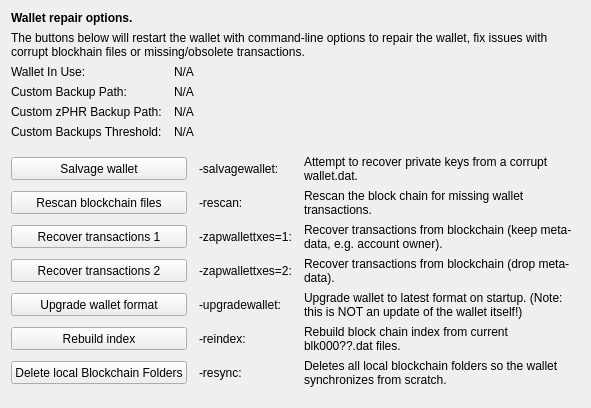
     <widget class="QWidget" name="tab_repair">
      <attribute name="title">
       <string>&amp;Wallet Repair</string>
      </attribute>
      <layout class="QGridLayout" name="gridLayout_4" columnstretch="0,0,0,0">
       <property name="horizontalSpacing">
        <number>12</number>
       </property>
       <item row="0" column="0" colspan="4">
        <widget class="QLabel" name="label_repair_header">
         <property name="font">
          <font>
           <weight>75</weight>
           <bold>true</bold>
          </font>
         </property>
         <property name="text">
          <string>Wallet repair options.</string>
         </property>
        </widget>
       </item>
       <item row="1" column="0" colspan="4">
        <widget class="QLabel" name="label_repair_helptext">
         <property name="font">
          <font>
           <weight>50</weight>
           <bold>false</bold>
          </font>
         </property>
         <property name="text">
          <string>The buttons below will restart the wallet with command-line options to repair the wallet, fix issues with corrupt blockhain files or missing/obsolete transactions.</string>
         </property>
         <property name="wordWrap">
          <bool>true</bool>
         </property>
        </widget>
       </item>
       <item row="2" column="0">
        <widget class="QLabel" name="wallet_path_label">
         <property name="text">
          <string>Wallet In Use:</string>
         </property>
        </widget>
       </item>
       <item row="2" column="1" colspan="3">
        <widget class="QLabel" name="wallet_path">
         <property name="cursor">
          <cursorShape>IBeamCursor</cursorShape>
         </property>
         <property name="text">
          <string>N/A</string>
         </property>
         <property name="textFormat">
          <enum>Qt::PlainText</enum>
         </property>
         <property name="textInteractionFlags">
          <set>Qt::LinksAccessibleByMouse|Qt::TextSelectableByKeyboard|Qt::TextSelectableByMouse</set>
         </property>
        </widget>
       </item>
       <item row="3" column="0">
        <widget class="QLabel" name="wallet_custombackuppath_label">
         <property name="visible">
          <bool>false</bool>
         </property>
         <property name="text">
          <string>Custom Backup Path:</string>
         </property>
        </widget>
       </item>
       <item row="3" column="1" colspan="3">
        <widget class="QLabel" name="wallet_custombackuppath">
         <property name="cursor">
          <cursorShape>IBeamCursor</cursorShape>
         </property>
         <property name="visible">
          <bool>false</bool>
         </property>
         <property name="text">
          <string>N/A</string>
         </property>
         <property name="textFormat">
          <enum>Qt::PlainText</enum>
         </property>
         <property name="textInteractionFlags">
          <set>Qt::LinksAccessibleByMouse|Qt::TextSelectableByKeyboard|Qt::TextSelectableByMouse</set>
         </property>
        </widget>
       </item>
       <item row="4" column="0">
        <widget class="QLabel" name="wallet_customzphrbackuppath_label">
         <property name="visible">
          <bool>false</bool>
         </property>
         <property name="text">
          <string>Custom zPHR Backup Path:</string>
         </property>
        </widget>
       </item>
       <item row="4" column="1" colspan="3">
        <widget class="QLabel" name="wallet_customzphrbackuppath">
         <property name="cursor">
          <cursorShape>IBeamCursor</cursorShape>
         </property>
         <property name="visible">
          <bool>false</bool>
         </property>
         <property name="text">
          <string>N/A</string>
         </property>
         <property name="textFormat">
          <enum>Qt::PlainText</enum>
         </property>
         <property name="textInteractionFlags">
          <set>Qt::LinksAccessibleByMouse|Qt::TextSelectableByKeyboard|Qt::TextSelectableByMouse</set>
         </property>
        </widget>
       </item>
       <item row="5" column="0">
        <widget class="QLabel" name="wallet_custombackupthreshold_label">
         <property name="visible">
          <bool>false</bool>
         </property>
         <property name="text">
          <string>Custom Backups Threshold:</string>
         </property>
        </widget>
       </item>
       <item row="5" column="1" colspan="3">
        <widget class="QLabel" name="wallet_custombackupthreshold">
         <property name="cursor">
          <cursorShape>IBeamCursor</cursorShape>
         </property>
         <property name="visible">
          <bool>false</bool>
         </property>
         <property name="text">
          <string>N/A</string>
         </property>
         <property name="textFormat">
          <enum>Qt::PlainText</enum>
         </property>
         <property name="textInteractionFlags">
          <set>Qt::LinksAccessibleByMouse|Qt::TextSelectableByKeyboard|Qt::TextSelectableByMouse</set>
         </property>
        </widget>
       </item>
       <item row="6" column="0">
        <spacer name="verticalSpacer_repair1">
         <property name="orientation">
          <enum>Qt::Vertical</enum>
         </property>
         <property name="sizeHint" stdset="0">
          <size>
           <width>10</width>
           <height>10</height>
          </size>
         </property>
        </spacer>
       </item>
       <item row="7" column="0" colspan="2">
        <widget class="QPushButton" name="btn_salvagewallet">
         <property name="minimumSize">
          <size>
           <width>100</width>
           <height>23</height>
          </size>
         </property>
         <property name="text">
          <string>Salvage wallet</string>
         </property>
        </widget>
       </item>
       <item row="7" column="2">
        <widget class="QLabel" name="label_repair_salvage_command">
         <property name="text">
          <string notr="true">-salvagewallet:</string>
         </property>
        </widget>
       </item>
       <item row="7" column="3">
        <widget class="QLabel" name="label_repair_salvage">
         <property name="text">
          <string>Attempt to recover private keys from a corrupt wallet.dat.</string>
         </property>
         <property name="wordWrap">
          <bool>true</bool>
         </property>
        </widget>
       </item>
       <item row="8" column="0" colspan="2">
        <widget class="QPushButton" name="btn_rescan">
         <property name="minimumSize">
          <size>
           <width>100</width>
           <height>23</height>
          </size>
         </property>
         <property name="text">
          <string>Rescan blockchain files</string>
         </property>
        </widget>
       </item>
       <item row="8" column="2">
        <widget class="QLabel" name="label_repair_rescan_command">
         <property name="text">
          <string notr="true">-rescan:</string>
         </property>
        </widget>
       </item>
       <item row="8" column="3">
        <widget class="QLabel" name="label_repair_rescan">
         <property name="text">
          <string>Rescan the block chain for missing wallet transactions.</string>
         </property>
         <property name="wordWrap">
          <bool>true</bool>
         </property>
        </widget>
       </item>
       <item row="9" column="0" colspan="2">
        <widget class="QPushButton" name="btn_zapwallettxes1">
         <property name="minimumSize">
          <size>
           <width>100</width>
           <height>23</height>
          </size>
         </property>
         <property name="text">
          <string>Recover transactions 1</string>
         </property>
        </widget>
       </item>
       <item row="9" column="2">
        <widget class="QLabel" name="label_repair_zap1_command">
         <property name="text">
          <string notr="true">-zapwallettxes=1:</string>
         </property>
        </widget>
       </item>
       <item row="9" column="3">
        <widget class="QLabel" name="label_repair_zap1">
         <property name="text">
          <string>Recover transactions from blockchain (keep meta-data, e.g. account owner).</string>
         </property>
         <property name="wordWrap">
          <bool>true</bool>
         </property>
        </widget>
       </item>
       <item row="10" column="0" colspan="2">
        <widget class="QPushButton" name="btn_zapwallettxes2">
         <property name="minimumSize">
          <size>
           <width>100</width>
           <height>23</height>
          </size>
         </property>
         <property name="text">
          <string>Recover transactions 2</string>
         </property>
        </widget>
       </item>
       <item row="10" column="2">
        <widget class="QLabel" name="label_repair_zap2_command">
         <property name="text">
          <string notr="true">-zapwallettxes=2:</string>
         </property>
        </widget>
       </item>
       <item row="10" column="3">
        <widget class="QLabel" name="label_repair_zap2">
         <property name="text">
          <string>Recover transactions from blockchain (drop meta-data).</string>
         </property>
         <property name="wordWrap">
          <bool>true</bool>
         </property>
        </widget>
       </item>
       <item row="11" column="0" colspan="2">
        <widget class="QPushButton" name="btn_upgradewallet">
         <property name="minimumSize">
          <size>
           <width>100</width>
           <height>23</height>
          </size>
         </property>
         <property name="text">
          <string>Upgrade wallet format</string>
         </property>
        </widget>
       </item>
       <item row="11" column="2">
        <widget class="QLabel" name="label_repair_upgrade_command">
         <property name="text">
          <string notr="true">-upgradewallet:</string>
         </property>
        </widget>
       </item>
       <item row="11" column="3">
        <widget class="QLabel" name="label_repair_upgrade">
         <property name="text">
          <string>Upgrade wallet to latest format on startup. (Note: this is NOT an update of the wallet itself!)</string>
         </property>
         <property name="wordWrap">
          <bool>true</bool>
         </property>
        </widget>
       </item>
       <item row="12" column="0" colspan="2">
        <widget class="QPushButton" name="btn_reindex">
         <property name="minimumSize">
          <size>
           <width>100</width>
           <height>23</height>
          </size>
         </property>
         <property name="text">
          <string>Rebuild index</string>
         </property>
        </widget>
       </item>
       <item row="12" column="2">
        <widget class="QLabel" name="label_repair_reindex_command">
         <property name="text">
          <string notr="true">-reindex:</string>
         </property>
        </widget>
       </item>
       <item row="12" column="3">
        <widget class="QLabel" name="label_repair_reindex">
         <property name="text">
          <string>Rebuild block chain index from current blk000??.dat files.</string>
         </property>
         <property name="wordWrap">
          <bool>true</bool>
         </property>
        </widget>
       </item>
       <item row="13" column="0" colspan="2">
        <widget class="QPushButton" name="btn_resync">
         <property name="minimumSize">
          <size>
           <width>100</width>
           <height>23</height>
          </size>
         </property>
         <property name="text">
          <string>Delete local Blockchain Folders</string>
         </property>
        </widget>
       </item>
       <item row="13" column="2">
        <widget class="QLabel" name="label_repair_resync_command">
         <property name="text">
          <string>-resync:</string>
         </property>
        </widget>
       </item>
       <item row="13" column="3">
        <widget class="QLabel" name="label_repair_resync">
         <property name="text">
          <string>Deletes all local blockchain folders so the wallet synchronizes from scratch.</string>
         </property>
         <property name="wordWrap">
          <bool>true</bool>
         </property>
        </widget>
       </item>
       <item row="14" column="0">
        <spacer name="verticalSpacer_repair2">
         <property name="orientation">
          <enum>Qt::Vertical</enum>
         </property>
         <property name="sizeHint" stdset="0">
          <size>
           <width>20</width>
           <height>10</height>
          </size>
         </property>
        </spacer>
       </item>
      </layout>
     </widget>
